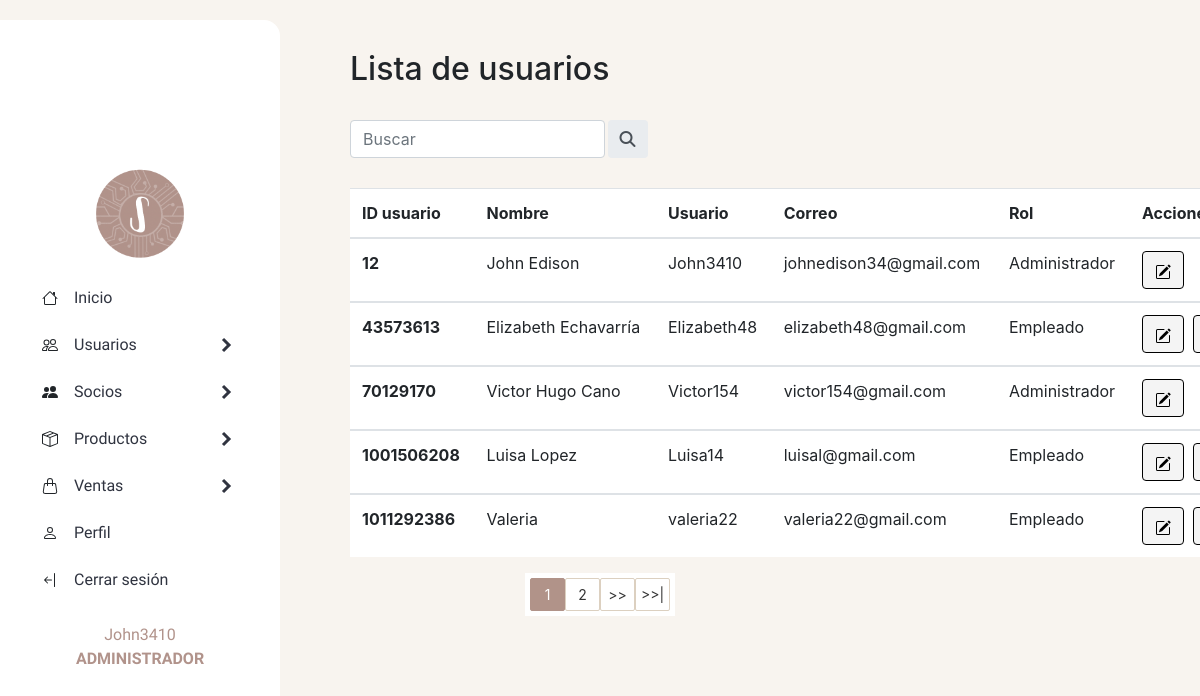
/sistema/usuarios/listausuarios.php (signed in), run on the app's committed database.
### tables this page shows
CREATE TABLE `usuarios` (
  `id_usuario` int(15) NOT NULL,
  `usuario` varchar(20) NOT NULL,
  `nombre_usuario` varchar(20) NOT NULL,
  `id_rol` int(2) NOT NULL,
  `correo` varchar(30) NOT NULL,
  `contrasena` varchar(155) NOT NULL,
  `estado` char(10) NOT NULL DEFAULT '1'
);

CREATE TABLE `rol` (
  `id_rol` int(2) NOT NULL,
  `nombre_rol` varchar(20) NOT NULL
);

### sistema/usuarios/listausuarios.php (the view, shortened to what this page needs)
<!DOCTYPE html>
<html lang="en">
<head>
</head>
<body>
    <header>
        <?php include '../generales/headerapp.php' ?>
    </header>
    <section>
        <div>
            <h2 class="tittle-list">Lista de usuarios</h2> <br>
        </div>
        <div class="buscador">
            <form id="busqueda-users" class="input-group rounded" action="buscadorusuarios.php" method="get">
                <input type="text" class="form-control rounded" aria-label="Search" aria-describedby="search-addon" name="busqueda" id="busqueda" placeholder="Buscar" />
                <button class="input-group-text border-0" id="search-addon">
                    <i type="submit" class="fas fa-search"></i>
                </button>
            </form>
        </div>
        <table class="table">
            <thead>
                <tr>
                    <th>ID usuario</th>
                    <th>Nombre</th>
                    <th>Usuario</th>
                    <th>Correo</th>
                    <th>Rol</th>
                    <?php
                    if ($tipo_rol == 'Administrador') {
                    ?>
                        <th>Acciones</th>
                    <?php } ?>
                </tr>
            </thead>
            <?php
            $sql_registe = mysqli_query($conn, "SELECT COUNT(*) as total_registros
                FROM usuarios WHERE estado = 1");
            $result_register = mysqli_fetch_array($sql_registe);
            $total_registro = $result_register['total_registros'];
            $por_pagina = 5;
            if (empty($_GET['pagina'])) {
                $pagina = 1;
            } else {
                $pagina = $_GET['pagina'];
            }
            $desde = ($pagina - 1) * $por_pagina;
            $total_paginas = ceil($total_registro / $por_pagina);
            $query = mysqli_query($conn, "SELECT u.id_usuario, u.nombre_usuario, u.usuario, u.correo, u.estado,
            r. nombre_rol FROM usuarios u INNER JOIN rol r ON u.id_rol = r.id_rol WHERE estado = 1 ORDER BY u.id_usuario ASC LIMIT $desde, $por_pagina");
            $result = mysqli_num_rows($query);
            if ($result > 0) {
                while ($data = mysqli_fetch_array($query)) {
            ?>
                    <tbody>
                        <tr>
                            <th scope="row"><?php echo $data["id_usuario"] ?> </th>
                            <td> <?php echo $data["nombre_usuario"] ?> </td>
                            <td> <?php echo $data["usuario"] ?> </td>
                            <td><?php echo $data["correo"] ?> </td>
                            <td> <?php echo $data["nombre_rol"] ?></td>
                            <?php
                            if ($tipo_rol == 'Administrador') {
                            ?>
                                <td>
                                    <?php
                                    if ($data["nombre_rol"] != 'Administrador') {
                                    ?>
                                        <a href="editarusuario.php?id=<?php echo $data["id_usuario"] ?>">
                                            <button type="button" id="button-editar" class="btn btn-warning">
                                            </button>
                                        </a>
                                        <a href="eliminarusuario.php?id=<?php echo $data["id_usuario"] ?>">
                                            <button type="button" id="button-eliminar" class="btn btn-danger">
                                            </button>
                                        </a>
                                    <?php } else {  ?>
                                        <a href="editarusuario.php?id=<?php echo $data["id_usuario"] ?>">
                                            <button type="button" id="button-editar" class="btn btn-warning">
                                            </button>
                                        </a>
                                <?php }
                                } ?>
                        </tr>
                <?php
                }
            }
                ?>
                    </tbody>
        </table>
        <div class="paginador">
            <ul>
                <?php
                for ($i = 1; $i <= $total_paginas; $i++) {
                    if ($i == $pagina) {
                        echo '<li class="pageSelected">' . $i . '</li>';
                    } else {
                        echo '<li><a href="?pagina=' . $i . '">' . $i . '</a></li>';
                    }
                }
                if ($pagina != $total_paginas) {
                ?>
                    <li><a href="?pagina= <?php echo $pagina + 1; ?>"> >> </a></li>
                    <li><a href="?pagina= <?php echo $total_paginas; ?> "> >>| </a></li>
                <?php } ?>
            </ul>
        </div>
    </section>
</body>
</html>

### sistema/generales/style_general.css (style rules this page uses)
section { background-color: #f8f4ef; height: 100vh; overflow-y: scroll; }
.tittle-list { padding: 50px 50px 0px 350px; }
.buscador { margin-left: 350px; }
#busqueda-users { width: 35%; margin-bottom: 10px; color: #333; }
#busqueda-users button { margin-left: 3px; }
table { margin-top: 30px; margin-left: 350px; max-width: 900px; background-color: #fff; }
#button-editar { background-color: #F4F4F4; border: 1px solid #000; color: #000; margin-right: 5px; }
#button-eliminar { background-color: #F4F4F4; border: 1px solid #000; color: #000; }
.paginador { margin: 0px; display: flex; justify-content: center; }
.paginador ul { padding: 5px; list-style: none; background: #fff; display: -webkit-flex; display: -moz-flex; display: -ms-flex; display: -o-flex; display: flex; }
.paginador a, .pageSelected { color: #333; border: 1px solid #DCD0C0; border-radius: 2px; padding: 5px; display: inline-block; font-size: 14px; text-align: center; width: 35px; }
.pageSelected { color: #fff; background: #B19389; border: 1px solid #B19389; border-radius: 2px; }
.paginador ul li a { text-decoration: none; }

### data on the page
usuarios: id_usuario "12", nombre_usuario "John Edison", usuario "John3410", correo "johnedison34@gmail.com", id_rol.nombre_rol "Administrador"
usuarios: id_usuario "43573613", nombre_usuario "Elizabeth Echavarría", usuario "Elizabeth48", correo "elizabeth48@gmail.com", id_rol.nombre_rol "Empleado"
usuarios: id_usuario "70129170", nombre_usuario "Victor Hugo Cano", usuario "Victor154", correo "victor154@gmail.com", id_rol.nombre_rol "Administrador"
usuarios: id_usuario "1001506208", nombre_usuario "Luisa Lopez", usuario "Luisa14", correo "luisal@gmail.com", id_rol.nombre_rol "Empleado"
usuarios: id_usuario "1011292386", nombre_usuario "Valeria", usuario "valeria22", correo "valeria22@gmail.com", id_rol.nombre_rol "Empleado"

### other printed values
$_SESSION['usuario'] "John3410"
$tipo_rol "ADMINISTRADOR"
